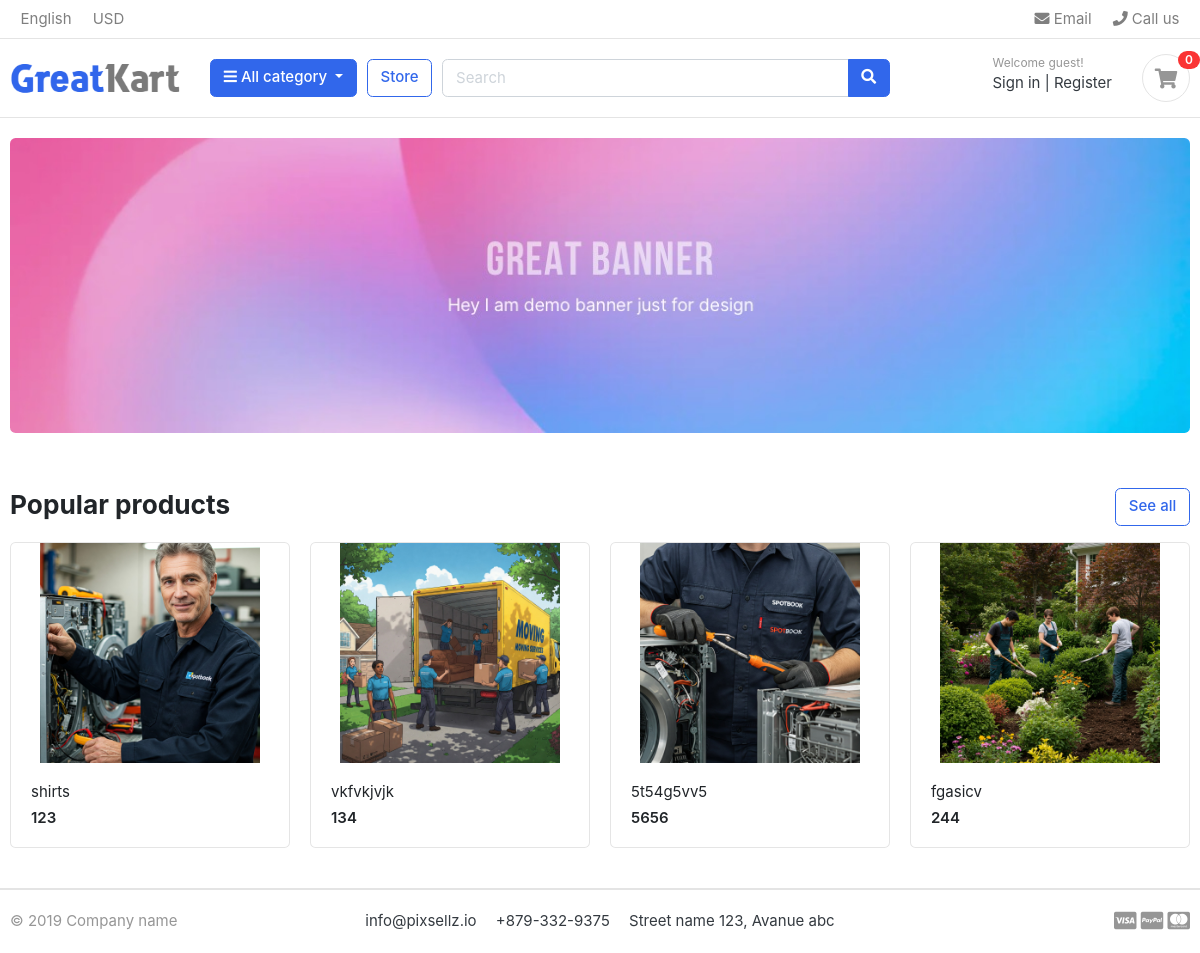
The page / on the database its author committed.
### store/models.py (models this page shows, shortened)
class Product(models.Model):
    product_name = models.CharField(max_length=255)
    slug = models.SlugField(max_length=255, unique=True)
    description = models.TextField()
    price = models.IntegerField()
    stock = models.IntegerField()
    available = models.BooleanField(default=True)
    image = models.ImageField(upload_to='photos/products', blank=True, null=True)
    category = models.ForeignKey(Category, on_delete=models.CASCADE)
    created_at = models.DateTimeField(auto_now_add=True)
    updated_at = models.DateTimeField(auto_now=True)
    def get_url(self):
        return reverse('product_detail', args=[self.category.slug, self.slug])

### electrocart/views.py (the view)
# urls.py: 2. Add a URL to urlpatterns:  path('', views.home, name='home')
def home(request):
    products = Product.objects.all().filter(available=True)
    categories = Category.objects.all()
    context = {
        'products': products,
        'categories': categories,
    }
    return render(request, 'home.html', context)

### cart/context_processor.py (called while the page is built)
def counter(request):
    cart_count = 0  # Initialize cart count to 0
    if 'admin' in request.path:  # Check if the request path contains 'admin'
        return {}  # Return an empty dictionary if it does
    else:
        try:
            cart = Cart.objects.filter(cart_id=_cart_id(request))  # Get the cart using the session key
            cart_items = CartItem.objects.filter(cart=cart[:1])  # Get the first cart item
            for cart_item in cart_items:
                cart_count += cart_item.quantity
        except Cart.DoesNotExist:
            cart_count = 0
    return dict(cart_count=cart_count)  # Return the cart count as a context variable

### cart/views.py (called while the page is built)
def _cart_id(request):
    cart = request.session.session_key  # Get the session key for the cart
    if not cart:
        cart = request.session.create()  # Create a new session if it doesn't exist
    return cart

### category/context_processor.py (called while the page is built)
def menu_links(self):
    links = Category.objects.all()
    return dict(links=links)

### category/models.py (called while the page is built)
    def get_url(self):
        return reverse('product_by_category', args=[self.slug])

### templates/home.html
{% extends 'base.html' %}
{% load static %}
{% block content %}
<section class="section-intro padding-y-sm">
<div class="container">
<div class="intro-banner-wrap">
	<img src="{% static 'images/banners/1.jpg' %}" class="img-fluid rounded">
</div>
</div>
</section>
<section class="section-name padding-y-sm">
<div class="container">
<header class="section-heading">
	<a href="{% url 'store' %}" class="btn btn-outline-primary float-right">See all</a>
	<h3 class="section-title">Popular products</h3>
</header>
<div class="row">
	{% for product in products %}
	<div class="col-md-3">
		<div class="card card-product-grid">
			<a href="{{ product.get_url }}" class="img-wrap"> <img src="{{ product.image.url }}"> </a>
			<figcaption class="info-wrap">
				<a href="{{ product.get_url }}" class="title">{{ product.product_name }}</a>
				<div class="price mt-1">{{ product.price }}</div>
			</figcaption>
		</div>
	</div>
	{% endfor %}
</div>
</div>
</section>
</body>
</html>
{% endblock %}

### static/css/ui.css (style rules this page uses)
html { font-family: "Inter", sans-serif; font-size: 15px; }
.img-wrap { text-align: center; display: block; }
.img-wrap img { max-width: 100%; }
.padding-y-sm { padding-top: 20px; padding-bottom: 20px; }
.section-heading { margin-bottom: 20px; margin-top: 15px; }
.section-title { color: #212529; }
[class*=card-product] a.title { color: #212529; display: block; }
[class*=card-product] .img-wrap { overflow: hidden; position: relative; }
[class*=card-product] .img-wrap img { height: 100%; max-width: 100%; width: auto; display: inline-block; -o-object-fit: cover; object-fit: cover; }
.card-product-grid { margin-bottom: 20px; }
.card-product-grid .img-wrap { border-radius: 0.2rem 0.2rem 0 0; height: 220px; }
.card-product-grid .info-wrap { overflow: hidden; padding: 18px 20px; }
.card .img-wrap { overflow: hidden; }
.price { font-weight: 600; color: #212529; }

### rows shown on the page
Product: image (picture), product_name "shirts", price "123"
Product: image (picture), product_name "vkfvkjvjk", price "134"
Product: image (picture), product_name "5t54g5vv5", price "5656"
Product: image (picture), product_name "fgasicv", price "244"

### other values the page prints
{{ cart_count }} "0"
